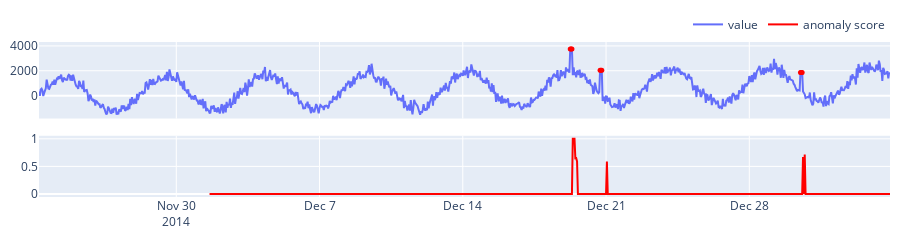

The cell this chart's notebook holds for it:
### Markdown cell above
## ZScore Calibrator

It reports the scores that beyond k times (`sigma`) of standard deviation as anomalies.

### Code cell
from streamad.util import StreamGenerator, UnivariateDS, plot
from streamad.model import KNNDetector
from streamad.process import ZScoreCalibrator


ds = UnivariateDS()
stream = StreamGenerator(ds.data)
detector=KNNDetector()
calibrator = ZScoreCalibrator(sigma=3, extreme_sigma=5)

scores = []

for x in stream.iter_item():
    score = detector.fit_score(x)
    normalized_score = calibrator.normalize(score)
    scores.append(normalized_score)

data, label, date, features = ds.data, ds.label, ds.date, ds.features
plot(data=data,scores=scores,date=date,features=features,label=label)

### Figure 1 — Plotly figure (JSON) as saved in the notebook; plotly's stock layout.template omitted (floating-point values rounded to 4 significant figures; data arrays with more than 128 entries replaced by an {"elided": "..."} marker saying what was removed)
{"data": [{"name": "value", "type": "scatter", "x": {"elided": "999 str values"}, "xaxis": "x", "y": {"elided": "999 float values"}, "yaxis": "y"}, {"marker": {"color": "red", "size": 5}, "mode": "markers", "showlegend": false, "type": "scatter", "x": ["2014-12-19 06:00:00", "2014-12-19 07:00:00", "2014-12-19 08:00:00", "2014-12-20 17:00:00", "2014-12-20 18:00:00", "2014-12-20 19:00:00", "2014-12-30 12:00:00", "2014-12-30 13:00:00", "2014-12-30 14:00:00"], "xaxis": "x", "y": [3756.0, 3756.0, 3756.0, 2042.0, 2042.0, 2042.0, 1866.0, 1866.0, 1866.0], "yaxis": "y"}, {"marker": {"color": "red"}, "name": "anomaly score", "type": "scatter", "x": {"elided": "999 str values"}, "xaxis": "x2", "y": {"elided": "999 float values"}, "yaxis": "y2"}], "layout": {"height": 180, "legend": {"orientation": "h", "x": 1, "xanchor": "right", "y": 1.02, "yanchor": "bottom"}, "margin": {"b": 10, "l": 10, "r": 10, "t": 10}, "xaxis": {"anchor": "y", "domain": [0, 1], "matches": "x2", "showticklabels": false}, "xaxis2": {"anchor": "y2", "domain": [0, 1]}, "yaxis": {"anchor": "x", "domain": [0.5062, 1]}, "yaxis2": {"anchor": "x2", "domain": [0, 0.3951]}}}
